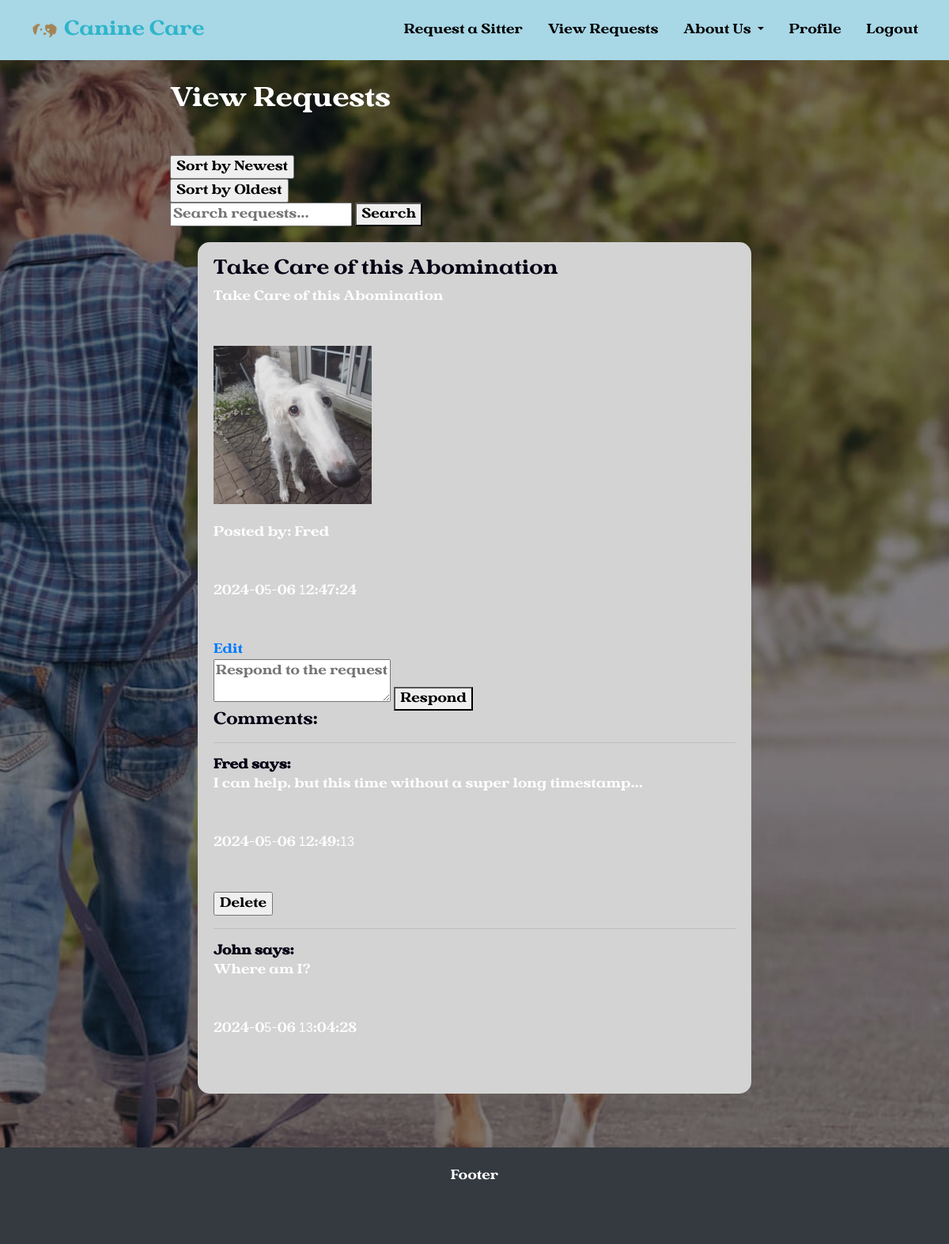
Screenshot of /view-requests/ (signed in) with the database file from the repository.
### project/models.py (models this page shows)
class Reqs(db.Model):
    __tablename__ = 'Reqs'
    id = db.Column(db.Integer, primary_key=True, autoincrement=True)
    title = db.Column(db.String(50))
    content = db.Column(db.String(1000))
    poster = db.Column(db.String(100))
    image = db.Column(db.String(100), unique = True)
    time_created = db.Column(TIMESTAMP)
    comments = db.relationship('Comment', backref=db.backref('Reqs', lazy=True))

class Comment(db.Model):
    __tablename = 'Comment'
    id = db.Column(db.Integer, primary_key=True, autoincrement=True)
    content = db.Column(db.String(1000))
    req_id = db.Column(db.Integer, db.ForeignKey('Reqs.id'))
    poster = db.Column(db.String(1000))
    time_created = db.Column(TIMESTAMP)

### project/main.py (the view)
@main.route('/view-requests/', methods=['GET', 'POST'])
@login_required
def viewrequests():
    if request.method == 'GET':
        return render_template('view.html', reqs=Reqs.query.all(), name=current_user.name)
    if request.method == 'POST':
        keywords = request.form.get('search')
        reqs = Reqs.query.filter(Reqs.title.like('%' + keywords + '%'))
        reqs = reqs.order_by(Reqs.title).all()
        return render_template('view.html', reqs=reqs, name=current_user.name)

### project/__init__.py (called while the page is built)
def create_app():
    app = Flask(__name__)
    app.config['SECRET_KEY'] = 'secret-key-goes-here'
    app.config['SQLALCHEMY_DATABASE_URI'] = 'sqlite:///db.sqlite'
    db.init_app(app)
    login_manager = LoginManager()
    login_manager.login_view = 'auth.login'
    login_manager.init_app(app)
    from .models import User
    with app.app_context():
      db.create_all()
    @login_manager.user_loader
    def load_user(user_id):
        return User.query.get(int(user_id))
    from .auth import auth as auth_blueprint
    app.register_blueprint(auth_blueprint)
    from .main import main as main_blueprint
    app.register_blueprint(main_blueprint)
    return app

### project/templates/view.html
{% extends "base.html" %}
{% block content %}
  <h2 class="title">
    View Requests
  </h2>
  <form action="{{ url_for('main.sortrequests', sorting_method='newest') }}" method="POST">
    <input type="submit" value="Sort by Newest" onclick>
  </form>
  <form action="{{ url_for('main.sortrequests', sorting_method='oldest') }}" method="POST">
    <input type="submit" value="Sort by Oldest" onclick>
  </form>
  <form action="{{ url_for('main.viewrequests') }}" id="search-requests" method="POST">
    <input type="text" name="search"
    placeholder="Search requests..."
    value="{{ request.form['keywords'] }}">
    <button type="submit">Search</button>
  </form>
  <div class="container sm">
    <div class="row">
    {% for req in reqs %}
        <div class="col">
        <div class='request'>
          <h4>{{ req.title }}</h4>
          <p>{{ req.content }}</p>
          {% if req['image'] != None %}
            <img src="{{ url_for('static', filename='uploads/' + req['image']) }}" width="200px" height="200px">
            <br><br>
          {% endif %}
          <p>Posted by: {{ req.poster }}</p>
          <p>{{ req.time_created }}</p>
          {% if req.poster == name %}
              <a href="{{ url_for('main.editrequest', id=req.id) }}">Edit</a>
          {% endif %}
          <form action="{{ url_for('main.add_comment', req_id=req.id) }}" method="POST">
            <textarea name="comment_content" placeholder="Respond to the request"></textarea>
            <button type="submit">Respond</button>
          </form>
          <h5>Comments:</h5>
          {% for comment in req.comments %}
            <hr>
            <b>{{ comment.poster }} says:</b>
            <p>{{ comment.content }}</p>
            <p>{{ comment.time_created }}</p>
            {% if comment.poster == name %}
              <form action="{{ url_for('main.delete_comment', id=comment.id) }}" method="POST">
                <input type="submit" value="Delete"
                onclick="return confirm('Are you sure you want to delete this comment?')">
              </form>
            {% endif %}
          {% endfor %}
          </div>
        </div>
  {% endfor %}
  </div>
  </div>
{% endblock %}

### project/static/styles/global.css (style rules this page uses)
body { background-color: white; font-family: "Vergilia", sans-serif; color: var(--text-colour); }
.title, p { color: white; margin-bottom: 50px; font-family: 'Vergilia', sans-serif; }
.request { padding: 20px; margin: 20px; background-color: lightgray; border-radius: 15px; }
:root { --text-colour: #050315; --background-colour: #a8d7e6; --primary-colour: #f7f7df; --secondary-colour: #f8e9b4; --accent-colour: #2fb5ca; }

### rows the page displays
Reqs: title "Take Care of this Abomination", content "Take Care of this Abomination", image (picture), poster "Fred", time_created "2024-05-06 12:47:24"
Comment: poster "Fred", content "I can help, but this time without a super long timestamp...", time_created "2024-05-06 12:49:13"
Comment: poster "John", content "Where am I?", time_created "2024-05-06 13:04:28"
